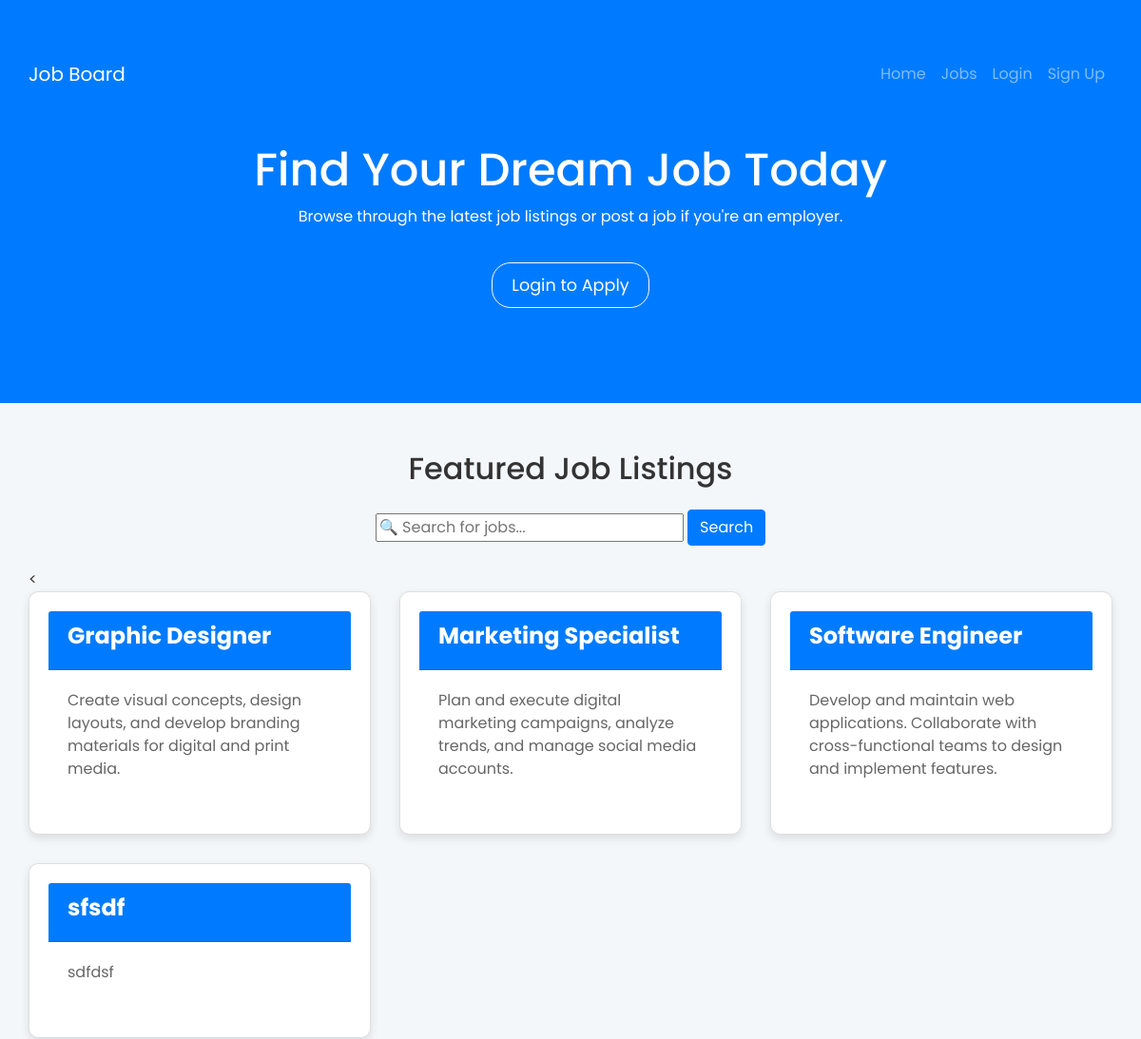
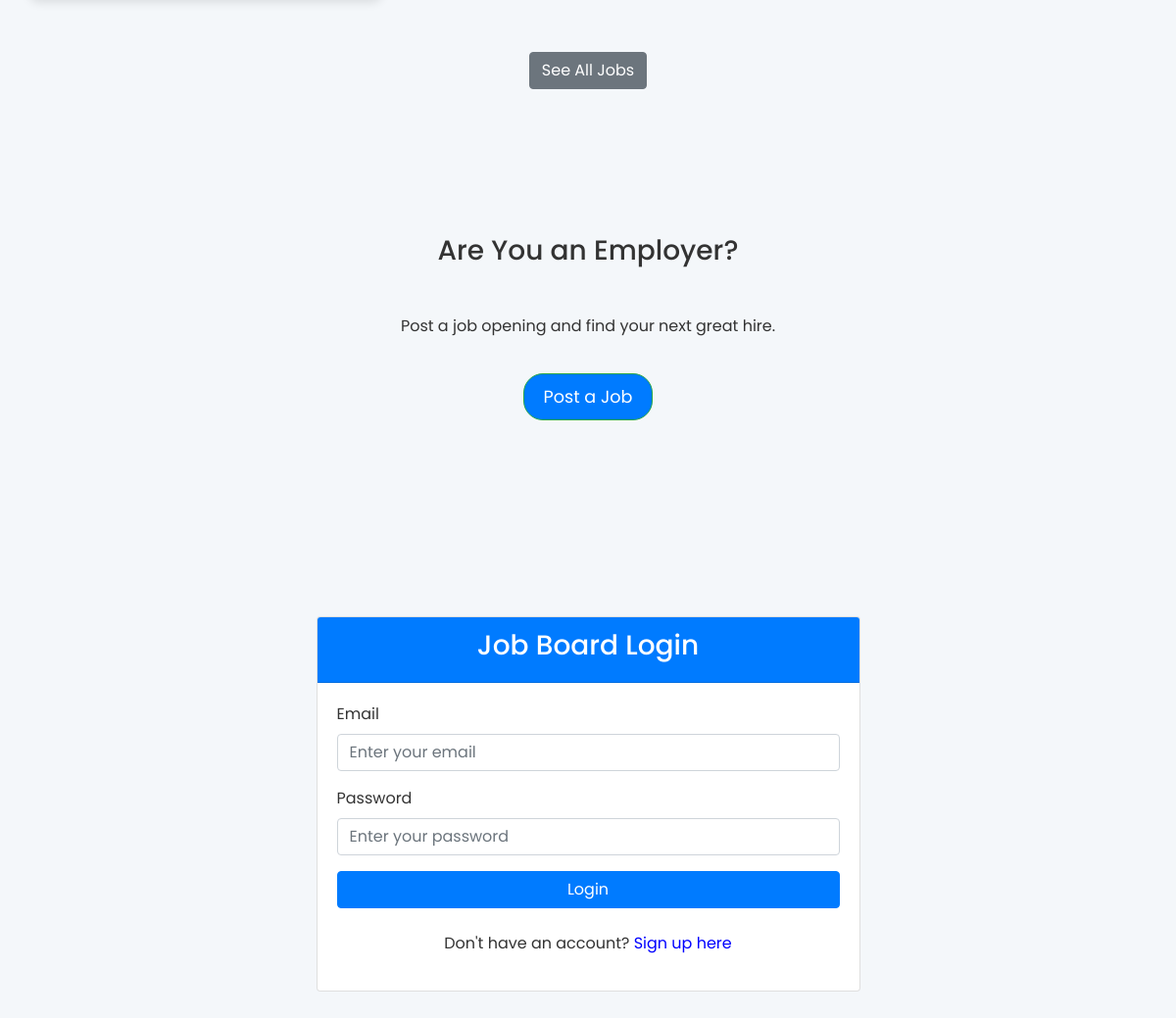
Screenshot of /job-board/login.php with the database file from the repository (2 pictures, top to bottom).
### tables this page shows
CREATE TABLE `jobs` (
  `id` int(11) NOT NULL,
  `employer_id` int(11) NOT NULL,
  `title` varchar(255) NOT NULL,
  `description` text NOT NULL,
  `category` varchar(100) DEFAULT NULL,
  `location` varchar(255) DEFAULT NULL,
  `salary` decimal(10,2) DEFAULT NULL,
  `created_at` timestamp NOT NULL DEFAULT current_timestamp()
);

### job-board/login.php (the view, shortened to what this page needs)
<?php
include 'db.php';
$search = isset($_GET['search']) ? trim($_GET['search']) : '';
$sql = "SELECT id, title, description, category, location, salary FROM jobs";
$sql .= " ORDER BY id DESC";
$stmt = $conn->prepare($sql);
$stmt->execute();
$result = $stmt->get_result();
?>
<!DOCTYPE html>
<html lang="en">
<head>
    <link href="https://stackpath.bootstrapcdn.com/bootstrap/4.5.2/css/bootstrap.min.css" rel="stylesheet">
    <link rel="stylesheet" href="assets/css/login.css">
    <link rel="stylesheet" href="assets/css/job-board.css">
</head>
<body>
<nav class="navbar navbar-expand-lg navbar-dark fixed-top">
        <div class="container">
            <a class="navbar-brand" href="job-board.php">Job Board</a>
            <div class="collapse navbar-collapse" id="navbarNav">
                <ul class="navbar-nav ml-auto">
                    <li class="nav-item">
                        <a class="nav-link" href="login.php">Home</a>
                    </li>
                    <li class="nav-item">
                        <a class="nav-link" href="#">Jobs</a>
                    </li>
                    <li class="nav-item">
                        <a class="nav-link" href="login.php">Login</a>
                    </li>
                    <li class="nav-item">
                        <a class="nav-link" href="register.php">Sign Up</a>
                    </li>
                </ul>
            </div>
        </div>
    </nav>
    <div class="hero-section">
        <h1>Find Your Dream Job Today</h1>
        <p>Browse through the latest job listings or post a job if you're an employer.</p>
        <a href="login.php" class="btn btn-light btn-post-job">Login to Apply</a>
    </div>
    <div class="container">
        <h2 class="text-center mb-4">Featured Job Listings</h2>
        <form method="GET" class="text-center mb-4">
            <input type="text" name="search" placeholder="🔍 Search for jobs..." value="<?php echo htmlspecialchars($search); ?>">
            <button type="submit" class="btn btn-primary">Search</button>
        </form>
        <<div class="row">
    <?php if ($result->num_rows > 0): ?>
        <?php while ($row = $result->fetch_assoc()): ?>
            <div class="col-md-4">
                <div class="card job-listing-card">
                    <div class="card-header">
                        <h4 class="job-card-title"><?php echo htmlspecialchars($row['title']); ?></h4>
                    </div>
                    <div class="card-body">
                        <p class="job-card-description"><?php echo htmlspecialchars($row['description']); ?></p>
                    </div>
                </div>
            </div>
        <?php endwhile; ?>
    <?php else: ?>
        <p class="text-center" style="width: 100%;">❌ No job listings found.</p>
    <?php endif; ?>
</div>
        <div class="text-center mt-4">
            <a href="login.php" class="btn btn-secondary">See All Jobs</a>
        </div>
    </div>
    <div class="container text-center">
        <h3 class="my-5">Are You an Employer?</h3>
        <p>Post a job opening and find your next great hire.</p>
        <a href="login.php" class="btn btn-success btn-post-job">Post a Job</a>
    </div>
    <div class="container" style="margin-top: 100px;">
        <div class="row justify-content-center">
            <div class="col-md-6">
                <div class="card">
                    <div class="card-header text-center">
                        <h3>Job Board Login</h3>
                    </div>
                    <div class="card-body">
                        <form method="POST">
                            <div class="form-group">
                                <label for="email">Email</label>
                                <input type="email" class="form-control" name="email" id="email" placeholder="Enter your email" required>
                            </div>
                            <div class="form-group">
                                <label for="password">Password</label>
                                <input type="password" class="form-control" name="password" id="password" placeholder="Enter your password" required>
                            </div>
                            <button type="submit" class="btn btn-primary btn-block">Login</button>
                        </form>
                        <br>
                        <p class="text-center">Don't have an account? <a href="register.php" style="color: #00f;">Sign up here</a></p>
                    </div>
                </div>
            </div>
        </div>
    </div>
</body>
</html>

### job-board/assets/css/login.css (style rules this page uses)
body { font-family: 'Poppins', sans-serif; background-color: #f4f7fa; color: #333; padding-top: 50px; overflow-x: hidden; }
.navbar { background-color: #007bff; }
.navbar a { color: white; }
.hero-section { background-color: #007bff; color: white; padding: 100px 0; text-align: center; }
.hero-section h1 { font-size: 3rem; }
.container { padding: 50px 0; }
.job-listing-card { margin-bottom: 30px; background-color: white; border-radius: 10px; box-shadow: 0 4px 10px rgba(0, 0, 0, 0.1); padding: 20px; }
.card-header { background-color: #007bff; color: white; }
.btn-post-job { background-color: #007bff; color: white; border-radius: 20px; padding: 10px 20px; font-size: 1.1rem; margin-top: 20px; }
.job-card-title { font-size: 1.5rem; font-weight: bold; }
.job-card-description { color: #666; }

### job-board/assets/css/job-board.css (style rules this page uses)
body { font-family: 'Poppins', sans-serif; background-color: #f4f7fa; color: #333; padding-top: 50px; overflow-x: hidden; animation: fadeIn 1s ease-out; }
.navbar { background-color: #007bff; }
.navbar a { color: white; }
.hero-section { background-color: #007bff; color: white; padding: 100px 0; text-align: center; position: relative; animation: heroSlide 1.5s ease-out; }
.hero-section h1 { font-size: 3rem; opacity: 0; animation: fadeInUp 1.5s ease-out forwards; }
.hero-section p { opacity: 0; animation: fadeInUp 2s ease-out forwards; }
.container { padding: 50px 0; }
.job-listing-card { margin-bottom: 30px; background-color: white; border-radius: 10px; box-shadow: 0 4px 10px rgba(0, 0, 0, 0.1); padding: 20px; opacity: 0; transform: translateY(20px); animation: fadeInUp 0.8s ease-out forwards; }
.card-header { background-color: #007bff; color: white; }
.btn-post-job { background-color: #007bff; color: white; border-radius: 20px; padding: 10px 20px; font-size: 1.1rem; margin-top: 20px; transition: background-color 0.3s ease; width: auto; }
.job-card-title { font-size: 1.5rem; font-weight: bold; }
.job-card-description { color: #666; }

### rows the page displays
jobs: title "Graphic Designer", description "Create visual concepts, design layouts, and develop branding materials for digital and print media."
jobs: title "Marketing Specialist", description "Plan and execute digital marketing campaigns, analyze trends, and manage social media accounts."
jobs: title "Software Engineer", description "Develop and maintain web applications. Collaborate with cross-functional teams to design and implement features."
jobs: title "sfsdf", description "sdfdsf"
